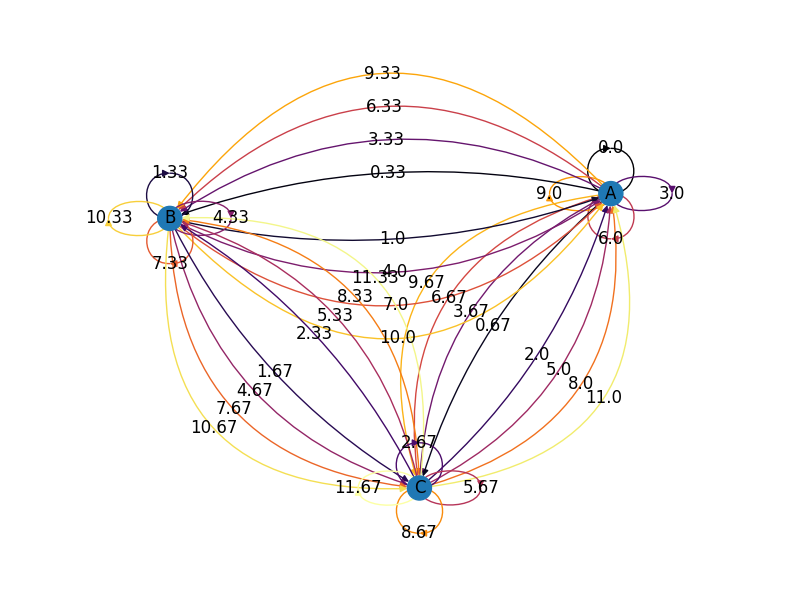
#> input picture 07_TESTS_BENCHMARKS/legacy/test_display_complex.png, 800 x 600 px
$ python rft_sota_comparison.py --images ../../07_TESTS_BENCHMARKS/legacy
#> lines starting #> are read from the running program, lines starting #| are printed output that depends on the picture
#!/usr/bin/env python3
# SPDX-License-Identifier: LicenseRef-QuantoniumOS-Claims-NC
# Copyright (C) 2025 Luis M. Minier / quantoniumos
# This file is listed in CLAIMS_PRACTICING_FILES.txt and is licensed
# under LICENSE-CLAIMS-NC.md (research/education only). Commercial
# rights require a separate patent license from the author.
"""
RFT vs SOTA Compression Benchmark (JPEG XL, AVIF) - Experimental
===============================================================

Purpose:
  Provide a reproducible harness to compare experimental Φ-RFT-based codecs
  against established image codecs (JPEG XL, AVIF) on small public test sets.

Status:
  - This script is **[EXPERIMENTAL]**.
  - Only produces comparative metrics; NO claims are "[VERIFIED]" until
    integrated into automated CI tests.

Metrics Collected:
  - File size (bytes)
  - Compression ratio (original_size / compressed_size)
  - Decode reconstruction quality: PSNR, SSIM (RGB)
  - Encode + decode wall-clock times (seconds)

Dependencies:
  - External tools: `cjxl`, `djxl`, `avifenc`, `avifdec` (install via apt).
  - Python: numpy, pillow, scikit-image.

Datasets (default):
  - A small set of PNG test images placed under `tests/data/images/`.
    (User must supply; script will skip missing files.)

Output:
  - JSON summary: `benchmark_results_rft_vs_sota.json`
  - Markdown table: `benchmark_results_rft_vs_sota.md`

Usage:
  python tests/benchmarks/rft_sota_comparison.py --images tests/data/images \
      --rft-mode vertex --quality 75

Future Extensions:
  - Add hybrid codec integration
  - Add Llama.cpp quantization benchmarks (model size & perplexity)
  - Add perceptual metrics (LPIPS) if dependencies allowed
"""

import argparse
import json
import math
import os
import struct
import subprocess
import time
from pathlib import Path
from typing import List, Dict, Any, Tuple

try:
    import numpy as np
    from PIL import Image
    from skimage.metrics import structural_similarity as ssim
except ImportError as e:
    raise SystemExit("Missing Python deps. Install pillow, numpy, scikit-image.") from e

# Ensure repository root is on sys.path for local package imports
import sys
from pathlib import Path as _P

# Attempt to locate project root containing 'algorithms'
_here = _P(__file__).resolve()
_candidates = [_here.parents[i] for i in range(1, min(6, len(_here.parents)))]
_added = False
for cand in _candidates:
    if (cand / "algorithms" / "rft" / "core" / "closed_form_rft.py").exists():
        if str(cand) not in sys.path:
            sys.path.insert(0, str(cand))
            _added = True
        break

if not _added:
    # Fallback: add immediate parent of tests/benchmarks (likely repo root)
    _fallback = _here.parents[2]
    if str(_fallback) not in sys.path:
        sys.path.insert(0, str(_fallback))

try:
    from algorithms.rft.core.phi_phase_fft_optimized import rft_forward, rft_inverse
except ModuleNotFoundError as e:
    raise SystemExit(
        "Import failure: cannot locate 'algorithms.rft.core.closed_form_rft'. "
        "Ensure you run from repository root and that __init__.py files exist. "
        f"Checked candidates: {[str(c) for c in _candidates]}"
    ) from e


# --- Utility Functions -----------------------------------------------------

# [6 lines left out: function run_cmd, not called in this run]


def load_image(path: Path) -> np.ndarray:
    img = Image.open(path).convert("RGB")
    return np.asarray(img, dtype=np.uint8)


# [5 lines left out: function compute_psnr, not called in this run]


def compute_ssim(a: np.ndarray, b: np.ndarray) -> float:
    # skimage expects (H,W,3); data already in that shape
    return ssim(a, b, channel_axis=2, data_range=255)


# --- RFT Codec Implementation (Real Φ-RFT Transform) ----------------------

def rft_encode(img_array: np.ndarray, mode: str, keep_fraction: float = 0.05) -> Dict[str, Any]:
    """RFT-based sparsifying encoder using real Φ-RFT transform.

    Steps per channel:
      1. Apply 2D forward Φ-RFT by composing separable row/col 1D transforms.
      2. Compute magnitude, keep top-K coefficients (K = keep_fraction * N).
      3. Store (indices, complex values) with complex64 quantization.

    This uses the verified closed-form Φ-RFT implementation from
    algorithms.rft.core.closed_form_rft (rft_forward/rft_inverse).
    """
#> called with mode = 'vertex', keep_fraction = 0.05
    h, w, c = img_array.shape
#> h = 600; w = 800; c = 3
    artifact = {"shape": (h, w, c), "channels": []}
#> artifact = {'shape': (600, 800, 3), 'channels': []}
    for ch in range(c):
        plane = img_array[..., ch].astype(np.float32)
        # Apply separable Φ-RFT: rows then cols
        tmp = np.vstack([rft_forward(row) for row in plane])  # row-wise
        freq = np.column_stack([rft_forward(col) for col in tmp.T])  # col-wise
        flat = freq.flatten()
        K = max(1, int(keep_fraction * flat.size))
        idx = np.argpartition(np.abs(flat), -K)[-K:]
        kept_vals = flat[idx].astype(np.complex64)
        artifact["channels"].append({"indices": idx.astype(np.int32), "values": kept_vals})
#> this loop made 1 pass
#> pass 1, in rft_encode, `plane = img_array[..., ch].astype(np.float32)`:
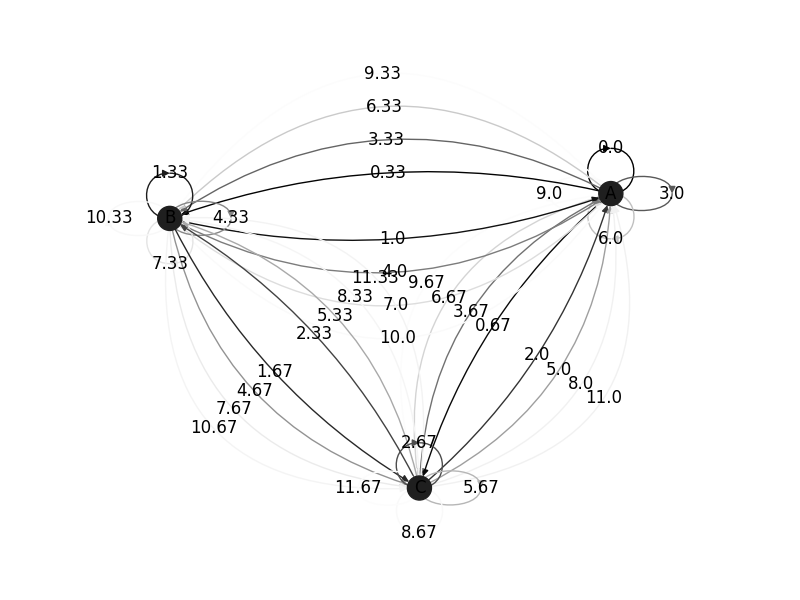
#> plane: shape (600, 800) float32; min 0, max 255, mean 249.2
    artifact["mode"] = mode
    artifact["keep_fraction"] = keep_fraction
    return artifact


# [15 lines left out: function rft_decode, not called in this run]


# --- Benchmark Procedures --------------------------------------------------

def benchmark_image(path: Path, args) -> Dict[str, Any]:
    record: Dict[str, Any] = {"image": str(path.name)}
    orig = load_image(path)
    orig_size = path.stat().st_size
    record["original_size_bytes"] = orig_size

    # RFT (experimental real transform backed)
    t0 = time.time()
    rft_artifact = rft_encode(orig, args.rft_mode, keep_fraction=args.keep_fraction)

    # Serialize to get actual byte size
    # Simple format:
    #   Header: Magic(4) + H(2) + W(2) + C(1) + KeepFrac(4)
    #   Per Channel: Count(4) + Indices(4*K) + Values(8*K for complex64)
    # This is still naive (no entropy coding, 32-bit indices) but better than python object guess

    serialized_data = bytearray(b'RFT1')
    h, w, c = rft_artifact["shape"]
    serialized_data.extend(struct.pack('>HHBf', h, w, c, args.keep_fraction))

    for ch_data in rft_artifact["channels"]:
        indices = ch_data["indices"].astype(np.uint32)
        values = ch_data["values"].astype(np.complex64)
        k = len(indices)
        serialized_data.extend(struct.pack('>I', k))
        serialized_data.extend(indices.tobytes())
        serialized_data.extend(values.tobytes())

    rft_size = len(serialized_data)
    enc_time = time.time() - t0

    t1 = time.time()
    rft_recon = rft_decode(rft_artifact)
    dec_time = time.time() - t1
    record.update({
        "rft_mode": args.rft_mode,
        "rft_keep_fraction": args.keep_fraction,
        "rft_size_bytes": rft_size,
        "rft_cr": round(orig_size / rft_size, 3) if rft_size else None,
        "rft_encode_s": round(enc_time, 4),
        "rft_decode_s": round(dec_time, 4),
        "rft_psnr": round(compute_psnr(orig, rft_recon), 3),
        "rft_ssim": round(compute_ssim(orig, rft_recon), 4),
    })

    # JPEG XL
    if shutil_which("cjxl") and shutil_which("djxl"):
        jxl_out = path.with_suffix(".jxl")
        out, err, rc, elapsed_enc = run_cmd(["cjxl", str(path), str(jxl_out), f"-q", str(args.quality)])
        if rc == 0 and jxl_out.exists():
            jxl_size = jxl_out.stat().st_size
            # Decode
            recon_path = path.with_suffix(".jxl.png")
            out2, err2, rc2, elapsed_dec = run_cmd(["djxl", str(jxl_out), str(recon_path)])
            if rc2 == 0 and recon_path.exists():
                jxl_img = load_image(recon_path)
                record.update({
                    "jxl_size_bytes": jxl_size,
                    "jxl_cr": round(orig_size / jxl_size, 3),
                    "jxl_encode_s": round(elapsed_enc, 4),
                    "jxl_decode_s": round(elapsed_dec, 4),
                    "jxl_psnr": round(compute_psnr(orig, jxl_img), 3),
                    "jxl_ssim": round(compute_ssim(orig, jxl_img), 4),
                })
            # cleanup
            if recon_path.exists():
                os.remove(recon_path)
            os.remove(jxl_out)

    # AVIF
    if shutil_which("avifenc") and shutil_which("avifdec"):
        avif_out = path.with_suffix(".avif")
        out, err, rc, elapsed_enc = run_cmd(["avifenc", str(path), str(avif_out), "--min", str(args.quality), "--max", str(args.quality)])
        if rc == 0 and avif_out.exists():
            avif_size = avif_out.stat().st_size
            recon_path = path.with_suffix(".avif.png")
            out2, err2, rc2, elapsed_dec = run_cmd(["avifdec", str(avif_out), str(recon_path)])
            if rc2 == 0 and recon_path.exists():
                avif_img = load_image(recon_path)
                record.update({
                    "avif_size_bytes": avif_size,
                    "avif_cr": round(orig_size / avif_size, 3),
                    "avif_encode_s": round(elapsed_enc, 4),
                    "avif_decode_s": round(elapsed_dec, 4),
                    "avif_psnr": round(compute_psnr(orig, avif_img), 3),
                    "avif_ssim": round(compute_ssim(orig, avif_img), 4),
                })
            if recon_path.exists():
                os.remove(recon_path)
            os.remove(avif_out)

    return record


def shutil_which(cmd: str) -> str:
    from shutil import which
    return which(cmd)


# [21 lines left out: function write_outputs, not called in this run]


def main():
    parser = argparse.ArgumentParser()
    parser.add_argument("--images", type=str, required=True, help="Directory of test images (PNG/JPG)")
    parser.add_argument("--rft-mode", type=str, default="vertex", choices=["vertex", "hybrid"], help="Experimental RFT codec mode")
    parser.add_argument("--quality", type=int, default=75, help="Quality setting for baseline codecs")
    parser.add_argument("--keep-fraction", type=float, default=0.05, help="Fraction of largest RFT coefficients to retain per channel")
    parser.add_argument("--iterations", type=int, default=1, help="Repeat each image benchmark N times for timing average")
    args = parser.parse_args()

    img_dir = Path(args.images)
    if not img_dir.exists():
        raise SystemExit(f"Image directory {img_dir} does not exist.")

    images = [p for p in img_dir.iterdir() if p.suffix.lower() in {".png", ".jpg", ".jpeg"}]
    if not images:
        print("No images found; nothing to benchmark.")
        return

    results = []
    for img in images:
        try:
            agg: Dict[str, Any] = {}
            reps = []
            for _ in range(args.iterations):
                rec = benchmark_image(img, args)
                reps.append(rec)
            # Average numeric fields across iterations
            rep0 = reps[0]
            for k, v in rep0.items():
                if isinstance(v, (int, float)) and all(isinstance(r.get(k), (int, float)) for r in reps):
                    agg[k] = round(sum(r[k] for r in reps) / len(reps), 4)
                else:
                    agg[k] = v
            agg["iterations"] = args.iterations
            results.append(agg)
        except Exception as e:
            print(f"Error processing {img}: {e}")

    write_outputs(results, args)


if __name__ == "__main__":
    main()
#> (the call stopped at in rft_encode, `tmp = np.vstack([rft_forward(row) for row in plane])`: algorithms is not available in this run)
